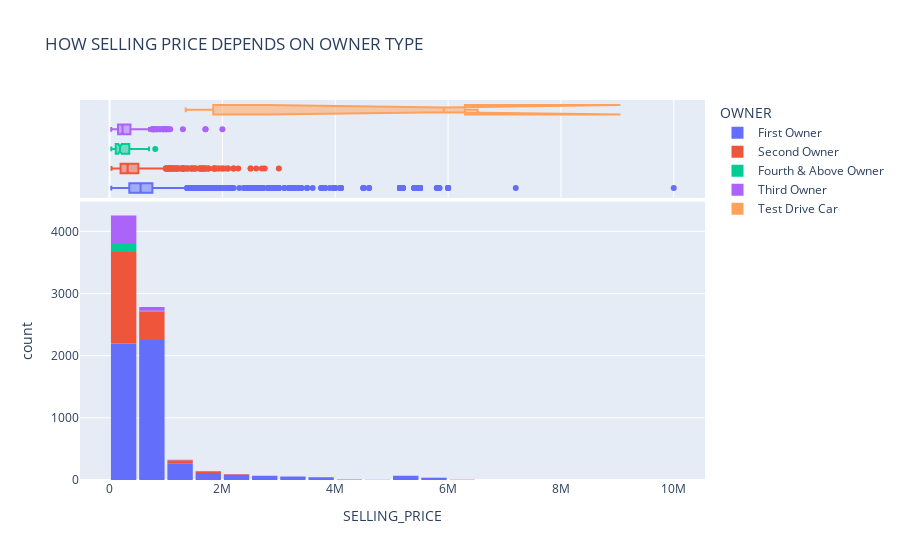

This figure's notebook cell:
### Code cell
## HOW SELLING PRICE DEPENDS ON OWNER TYPE
f=px.histogram(car_data_df,
               x='SELLING_PRICE',
               marginal='box',
               nbins=20,
               color='OWNER',
               title='HOW SELLING PRICE DEPENDS ON OWNER TYPE')
f.update_layout(bargap=0.1)
f.show();

### Figure 1 — Plotly figure (JSON) as saved in the notebook; plotly's stock layout.template omitted (floating-point values rounded to 4 significant figures; data arrays with more than 128 entries replaced by an {"elided": "..."} marker saying what was removed)
{"data": [{"alignmentgroup": "True", "bingroup": "x", "hovertemplate": "OWNER=First Owner<br>SELLING_PRICE=%{x}<br>count=%{y}<extra></extra>", "legendgroup": "First Owner", "marker": {"color": "#636efa", "pattern": {"shape": ""}}, "name": "First Owner", "nbinsx": 20, "offsetgroup": "First Owner", "orientation": "v", "showlegend": true, "type": "histogram", "x": {"elided": "5215 int values"}, "xaxis": "x", "yaxis": "y"}, {"alignmentgroup": "True", "hovertemplate": "OWNER=First Owner<br>SELLING_PRICE=%{x}<extra></extra>", "legendgroup": "First Owner", "marker": {"color": "#636efa"}, "name": "First Owner", "notched": true, "offsetgroup": "First Owner", "showlegend": false, "type": "box", "x": {"elided": "5215 int values"}, "xaxis": "x2", "yaxis": "y2"}, {"alignmentgroup": "True", "bingroup": "x", "hovertemplate": "OWNER=Second Owner<br>SELLING_PRICE=%{x}<br>count=%{y}<extra></extra>", "legendgroup": "Second Owner", "marker": {"color": "#EF553B", "pattern": {"shape": ""}}, "name": "Second Owner", "nbinsx": 20, "offsetgroup": "Second Owner", "orientation": "v", "showlegend": true, "type": "histogram", "x": {"elided": "2016 int values"}, "xaxis": "x", "yaxis": "y"}, {"alignmentgroup": "True", "hovertemplate": "OWNER=Second Owner<br>SELLING_PRICE=%{x}<extra></extra>", "legendgroup": "Second Owner", "marker": {"color": "#EF553B"}, "name": "Second Owner", "notched": true, "offsetgroup": "Second Owner", "showlegend": false, "type": "box", "x": {"elided": "2016 int values"}, "xaxis": "x2", "yaxis": "y2"}, {"alignmentgroup": "True", "bingroup": "x", "hovertemplate": "OWNER=Fourth & Above Owner<br>SELLING_PRICE=%{x}<br>count=%{y}<extra></extra>", "legendgroup": "Fourth & Above Owner", "marker": {"color": "#00cc96", "pattern": {"shape": ""}}, "name": "Fourth & Above Owner", "nbinsx": 20, "offsetgroup": "Fourth & Above Owner", "orientation": "v", "showlegend": true, "type": "histogram", "x": {"elided": "160 int values"}, "xaxis": "x", "yaxis": "y"}, {"alignmentgroup": "True", "hovertemplate": "OWNER=Fourth & Above Owner<br>SELLING_PRICE=%{x}<extra></extra>", "legendgroup": "Fourth & Above Owner", "marker": {"color": "#00cc96"}, "name": "Fourth & Above Owner", "notched": true, "offsetgroup": "Fourth & Above Owner", "showlegend": false, "type": "box", "x": {"elided": "160 int values"}, "xaxis": "x2", "yaxis": "y2"}, {"alignmentgroup": "True", "bingroup": "x", "hovertemplate": "OWNER=Third Owner<br>SELLING_PRICE=%{x}<br>count=%{y}<extra></extra>", "legendgroup": "Third Owner", "marker": {"color": "#ab63fa", "pattern": {"shape": ""}}, "name": "Third Owner", "nbinsx": 20, "offsetgroup": "Third Owner", "orientation": "v", "showlegend": true, "type": "histogram", "x": {"elided": "510 int values"}, "xaxis": "x", "yaxis": "y"}, {"alignmentgroup": "True", "hovertemplate": "OWNER=Third Owner<br>SELLING_PRICE=%{x}<extra></extra>", "legendgroup": "Third Owner", "marker": {"color": "#ab63fa"}, "name": "Third Owner", "notched": true, "offsetgroup": "Third Owner", "showlegend": false, "type": "box", "x": {"elided": "510 int values"}, "xaxis": "x2", "yaxis": "y2"}, {"alignmentgroup": "True", "bingroup": "x", "hovertemplate": "OWNER=Test Drive Car<br>SELLING_PRICE=%{x}<br>count=%{y}<extra></extra>", "legendgroup": "Test Drive Car", "marker": {"color": "#FFA15A", "pattern": {"shape": ""}}, "name": "Test Drive Car", "nbinsx": 20, "offsetgroup": "Test Drive Car", "orientation": "v", "showlegend": true, "type": "histogram", "x": [1350000, 5923000, 6223000, 6523000, 2000000], "xaxis": "x", "yaxis": "y"}, {"alignmentgroup": "True", "hovertemplate": "OWNER=Test Drive Car<br>SELLING_PRICE=%{x}<extra></extra>", "legendgroup": "Test Drive Car", "marker": {"color": "#FFA15A"}, "name": "Test Drive Car", "notched": true, "offsetgroup": "Test Drive Car", "showlegend": false, "type": "box", "x": [1350000, 5923000, 6223000, 6523000, 2000000], "xaxis": "x2", "yaxis": "y2"}], "layout": {"bargap": 0.1, "barmode": "relative", "legend": {"title": {"text": "OWNER"}, "tracegroupgap": 0}, "title": {"text": "HOW SELLING PRICE DEPENDS ON OWNER TYPE"}, "xaxis": {"anchor": "y", "domain": [0, 1], "title": {"text": "SELLING_PRICE"}}, "xaxis2": {"anchor": "y2", "domain": [0, 1], "matches": "x", "showgrid": true, "showticklabels": false}, "yaxis": {"anchor": "x", "domain": [0, 0.7326], "title": {"text": "count"}}, "yaxis2": {"anchor": "x2", "domain": [0.7426, 1], "matches": "y2", "showgrid": false, "showline": false, "showticklabels": false, "ticks": ""}}}
